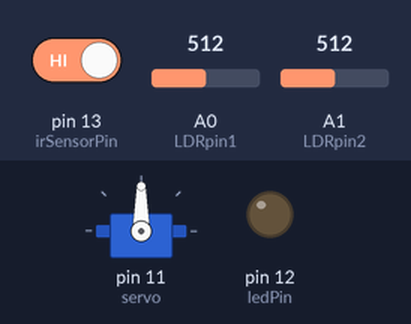
A sketch run on a simulated Arduino Uno, built with avr-gcc and run on an emulated ATmega328P. On the bench: servo, output pins drawn as LEDs (lit = HIGH). The test bench sets the inputs (shaded band); at power-on: pin 13 (irSensorPin) HIGH, A0 (LDRpin1) = 512, A1 (LDRpin2) = 512. What the sketch prints to the serial monitor is not drawn.

Above: at 1.2 s.
1.3 s: pin 13 (irSensorPin) driven LOW
At 1.7 s:
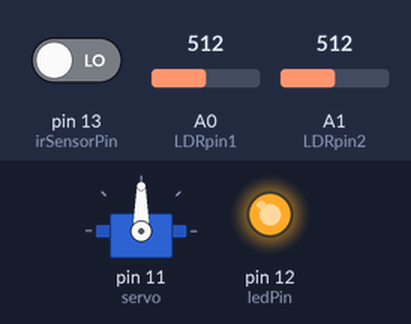
4.3 s: A0 (LDRpin1) set to 716
At 4.7 s:
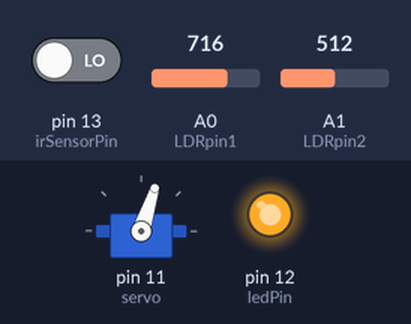
7.3 s: A1 (LDRpin2) set to 306
At 7.7 s:
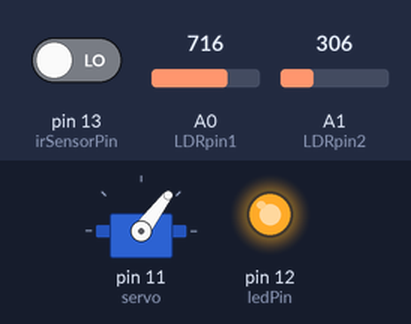
10.3 s: A0 (LDRpin1) set to 900
At 10.7 s:
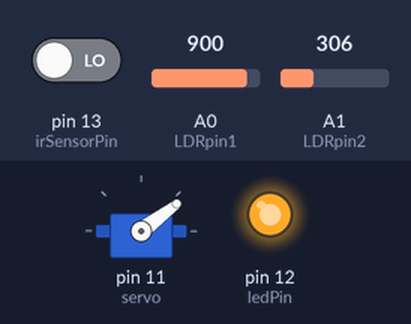
13.3 s: A1 (LDRpin2) set to 0
At 13.7 s:
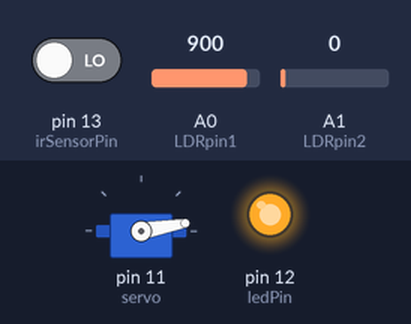
16.3 s: A1 (LDRpin2) set to 1023
At 16.7 s:
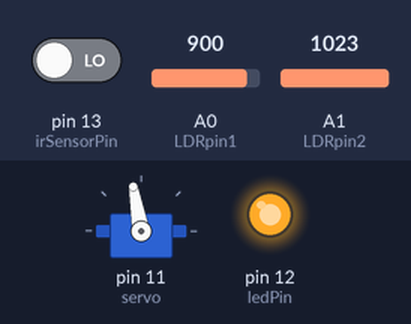
Timing chart, 0 to 19.3 s (numbered marks = the images above; inputs shaded):
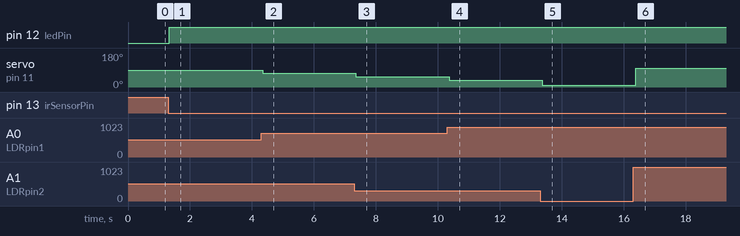

The sketch:

_program.ino
```cpp
#include <Servo.h>
const int irSensorPin = 13;
const int ledPin = 12;
const int LDRpin1 = A0;
const int LDRpin2 = A1;
Servo servo;
void setup()
{
  pinMode(irSensorPin, INPUT);
  pinMode(ledPin, OUTPUT);

  Serial.begin(9600);
  servo.attach(11);
}

void loop()
{
  float LDR1 = 1023 - analogRead(LDRpin1);
  float LDR2 = 1023 - analogRead(LDRpin2);
  int irValue = digitalRead(irSensorPin);
  Serial.print(irValue);
  Serial.println("LDR1");
  //delay(1000);
  Serial.print(LDR1);
  //delay(1000);
  int diff = LDR1 - LDR2;
  int angle = map(diff, -1023, 1023, 0, 180);
  servo.write(angle);
  Serial.println("LDR2");
  Serial.print(LDR2);
  if (irValue == LOW)
   {
    digitalWrite(ledPin, HIGH);
    delay(500);
    digitalWrite(ledPin, LOW);
  }
}
```

Measured:
- after the input at 1.3 s, pin 12 (ledPin): LOW → HIGH at once
- after the input at 4.3 s, servo on pin 11 (servo): 90° → 72° after 0.05 s
- after the input at 7.3 s, servo on pin 11 (servo): 72° → 53° after 0.05 s
- after the input at 10.3 s, servo on pin 11 (servo): 53° → 37° after 0.06 s
- after the input at 13.3 s, servo on pin 11 (servo): 37° → 10° after 0.07 s
- after the input at 16.3 s, servo on pin 11 (servo): 10° → 100° after 0.08 s
